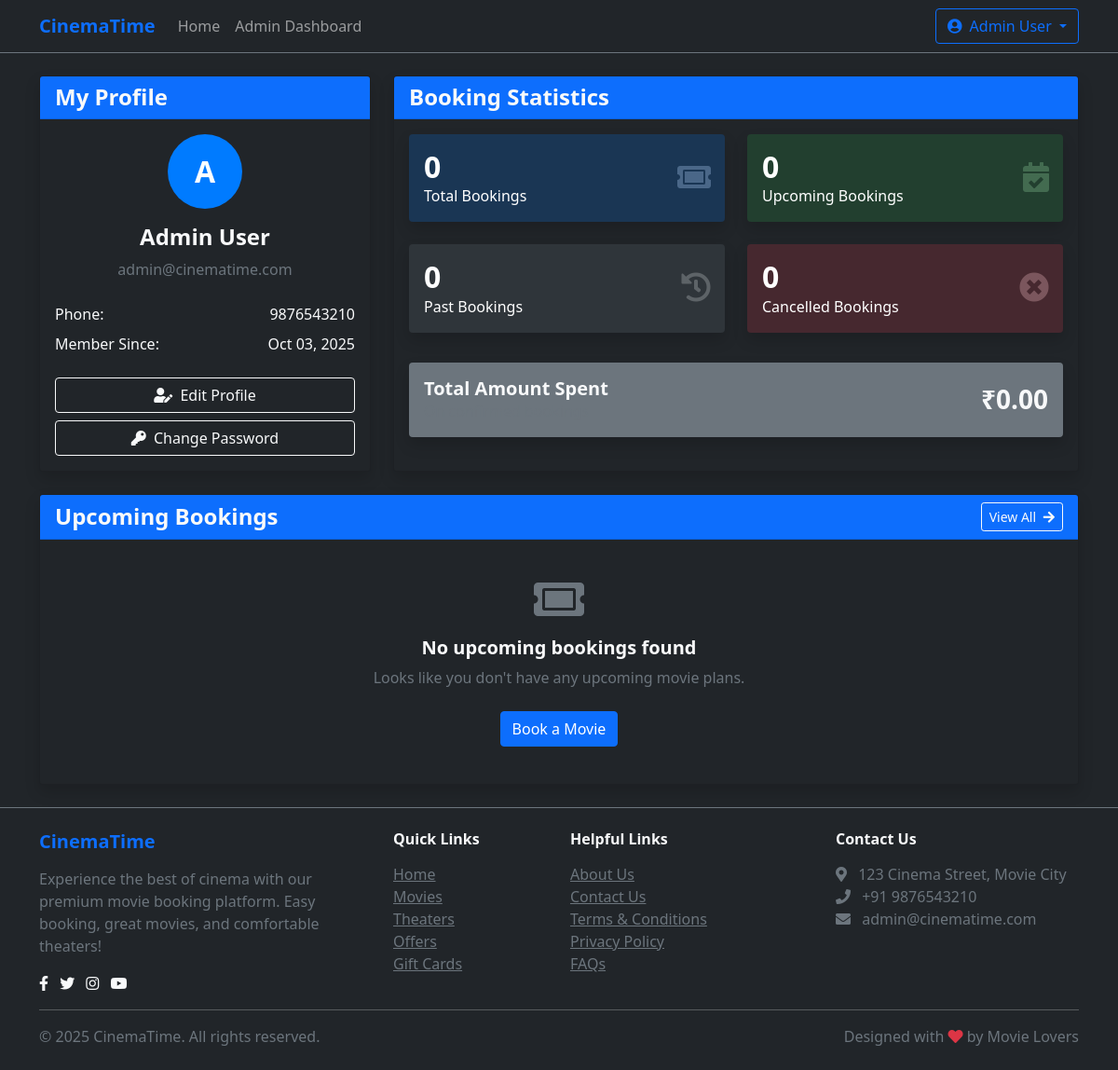
/frontend/dashboard.php (signed in), run on the app's committed database.
### tables this page shows
CREATE TABLE users (
    id INT AUTO_INCREMENT PRIMARY KEY,
    name VARCHAR(100) NOT NULL,
    email VARCHAR(100) NOT NULL UNIQUE,
    phone VARCHAR(20) NOT NULL,
    password VARCHAR(255) NOT NULL,
    role TINYINT DEFAULT 0 COMMENT '0: User, 1: Admin',
    created_at DATETIME NOT NULL,
    updated_at DATETIME,
    last_login DATETIME
);

### frontend/dashboard.php (the view, shortened to what this page needs)
<?php
require_once '../config/config.php';
try {
    $stmt = $pdo->prepare("SELECT * FROM users WHERE id = ?");
    $stmt->execute([$_SESSION['user_id']]);
    $user = $stmt->fetch();
} catch (PDOException $e) {
    $error = "Error fetching user information: " . $e->getMessage();
}
try {
    $stmt = $pdo->prepare("
        SELECT b.id, b.booking_reference, b.total_amount, b.booking_date, b.status,
               s.date, s.time,
               m.title as movie_title, m.poster,
               t.name as theater_name, t.location,
               COUNT(bs.id) as seat_count
        FROM bookings b
        JOIN showtimes s ON b.showtime_id = s.id
        JOIN movies m ON s.movie_id = m.id
        JOIN theaters t ON s.theater_id = t.id
        JOIN booking_seats bs ON b.id = bs.booking_id
        WHERE b.user_id = ? AND b.status = 'confirmed' AND s.date >= CURDATE()
        GROUP BY b.id
        ORDER BY s.date, s.time
        LIMIT 5
    ");
    $stmt->execute([$_SESSION['user_id']]);
    $upcoming_bookings = $stmt->fetchAll();
} catch (PDOException $e) {
    $error = "Error fetching upcoming bookings: " . $e->getMessage();
}
try {
    $stmt = $pdo->prepare("SELECT COUNT(*) FROM bookings WHERE user_id = ?");
    $stmt->execute([$_SESSION['user_id']]);
    $total_bookings = $stmt->fetchColumn();
    $stmt = $pdo->prepare("
        SELECT COUNT(*)
        FROM bookings b
        JOIN showtimes s ON b.showtime_id = s.id
        WHERE b.user_id = ? AND b.status = 'confirmed' AND s.date >= CURDATE()
    ");
    $stmt->execute([$_SESSION['user_id']]);
    $active_bookings = $stmt->fetchColumn();
    $stmt = $pdo->prepare("
        SELECT COUNT(*)
        FROM bookings b
        JOIN showtimes s ON b.showtime_id = s.id
        WHERE b.user_id = ? AND b.status = 'confirmed' AND s.date < CURDATE()
    ");
    $stmt->execute([$_SESSION['user_id']]);
    $past_bookings = $stmt->fetchColumn();
    $stmt = $pdo->prepare("SELECT COUNT(*) FROM bookings WHERE user_id = ? AND status = 'cancelled'");
    $stmt->execute([$_SESSION['user_id']]);
    $cancelled_bookings = $stmt->fetchColumn();
    $stmt = $pdo->prepare("SELECT SUM(total_amount) FROM bookings WHERE user_id = ? AND status = 'confirmed'");
    $stmt->execute([$_SESSION['user_id']]);
    $total_spent = $stmt->fetchColumn() ?: 0;
} catch (PDOException $e) {
    $error = "Error fetching booking statistics: " . $e->getMessage();
}
require_once '../includes/header.php';
?>
<div class="container py-4">
    <div class="row">
        <div class="col-lg-4 mb-4">
            <div class="card bg-dark text-light shadow h-100">
                <div class="card-header bg-primary">
                    <h4 class="mb-0">My Profile</h4>
                </div>
                <div class="card-body">
                    <div class="text-center mb-4">
                        <div class="avatar-circle mx-auto">
                            <span class="avatar-initials">
                                <?= substr($user['name'], 0, 1) ?>
                            </span>
                        </div>
                        <h4 class="mt-3"><?= htmlspecialchars($user['name']) ?></h4>
                        <p class="text-muted mb-0"><?= htmlspecialchars($user['email']) ?></p>
                    </div>
                    <div class="user-info">
                        <div class="d-flex justify-content-between mb-2">
                            <span>Phone:</span>
                            <span><?= htmlspecialchars($user['phone']) ?></span>
                        </div>
                        <div class="d-flex justify-content-between mb-2">
                            <span>Member Since:</span>
                            <span><?= date('M d, Y', strtotime($user['created_at'])) ?></span>
                        </div>
                    </div>
                    <div class="d-grid gap-2 mt-4">
                        <a href="profile.php" class="btn btn-outline-light">
                            <i class="fa fa-user-edit me-1"></i> Edit Profile
                        </a>
                        <a href="change_password.php" class="btn btn-outline-light">
                            <i class="fa fa-key me-1"></i> Change Password
                        </a>
                    </div>
                </div>
            </div>
        </div>
        <div class="col-lg-8 mb-4">
            <div class="card bg-dark text-light shadow h-100">
                <div class="card-header bg-primary">
                    <h4 class="mb-0">Booking Statistics</h4>
                </div>
                <div class="card-body">
                    <div class="row">
                        <div class="col-md-6 mb-4">
                            <div class="stat-card bg-primary-subtle text-white p-3 rounded shadow">
                                <div class="d-flex justify-content-between align-items-center">
                                    <div>
                                        <h2 class="mb-0"><?= $total_bookings ?></h2>
                                        <p class="mb-0">Total Bookings</p>
                                    </div>
                                    <div class="stat-icon">
                                        <i class="fa fa-ticket-alt fa-2x text-primary-light"></i>
                                    </div>
                                </div>
                            </div>
                        </div>
                        <div class="col-md-6 mb-4">
                            <div class="stat-card bg-success-subtle text-white p-3 rounded shadow">
                                <div class="d-flex justify-content-between align-items-center">
                                    <div>
                                        <h2 class="mb-0"><?= $active_bookings ?></h2>
                                        <p class="mb-0">Upcoming Bookings</p>
                                    </div>
                                    <div class="stat-icon">
                                        <i class="fa fa-calendar-check fa-2x text-success-light"></i>
                                    </div>
                                </div>
                            </div>
                        </div>
                        <div class="col-md-6 mb-4">
                            <div class="stat-card bg-secondary-subtle text-white p-3 rounded shadow">
                                <div class="d-flex justify-content-between align-items-center">
                                    <div>
                                        <h2 class="mb-0"><?= $past_bookings ?></h2>
                                        <p class="mb-0">Past Bookings</p>
                                    </div>
                                    <div class="stat-icon">
                                        <i class="fa fa-history fa-2x text-secondary-light"></i>
                                    </div>
                                </div>
                            </div>
                        </div>
                        <div class="col-md-6 mb-4">
                            <div class="stat-card bg-danger-subtle text-white p-3 rounded shadow">
                                <div class="d-flex justify-content-between align-items-center">
                                    <div>
                                        <h2 class="mb-0"><?= $cancelled_bookings ?></h2>
                                        <p class="mb-0">Cancelled Bookings</p>
                                    </div>
                                    <div class="stat-icon">
                                        <i class="fa fa-times-circle fa-2x text-danger-light"></i>
                                    </div>
                                </div>
                            </div>
                        </div>
                    </div>
                    <div class="total-spent mt-2 p-3 bg-secondary rounded shadow">
                        <div class="d-flex justify-content-between align-items-center">
                            <div>
                                <h5 class="mb-0">Total Amount Spent</h5>
                                <p class="mb-0 text-muted">On confirmed bookings</p>
                            </div>
                            <div>
                                <h3 class="mb-0">₹<?= number_format($total_spent, 2) ?></h3>
                            </div>
                        </div>
                    </div>
                </div>
            </div>
        </div>
    </div>
    <div class="row">
        <div class="col-12">
            <div class="card bg-dark text-light shadow">
                <div class="card-header bg-primary d-flex justify-content-between align-items-center">
                    <h4 class="mb-0">Upcoming Bookings</h4>
                    <a href="bookings.php" class="btn btn-outline-light btn-sm">
                        View All <i class="fa fa-arrow-right ms-1"></i>
                    </a>
                </div>
                <div class="card-body">
                    <?php if (empty($upcoming_bookings)): ?>
                        <div class="text-center py-4">
                            <i class="fa fa-ticket-alt fa-3x text-muted mb-3"></i>
                            <h5>No upcoming bookings found</h5>
                            <p class="text-muted">Looks like you don't have any upcoming movie plans.</p>
                            <a href="index.php" class="btn btn-primary mt-2">Book a Movie</a>
                        </div>
                    <?php endif; ?>
                </div>
            </div>
        </div>
    </div>
</div>
<?php require_once '../includes/footer.php'; ?>

### assets/css/style.css (style rules this page uses)
:root { --primary-color: #007bff; --primary-dark: #0056b3; --primary-light: #b8daff; --secondary-color: #6c757d; --dark-color: #212529; --light-color: #f8f9fa; --danger-color: #dc3545; --success-color: #28a745; --warning-color: #ffc107; --info-color: #17a2b8; --card-bg: #343a40; --body-bg: #121212; --border-color: #495057; --text-muted: #adb5bd; }
body { background-color: var(--body-bg); font-family: 'Segoe UI', Tahoma, Geneva, Verdana, sans-serif; min-height: 100vh; display: flex; flex-direction: column; }
h1, h2, h3, h4, h5, h6 { font-weight: 600; }
.avatar-circle { width: 80px; height: 80px; background-color: var(--primary-color); border-radius: 50%; display: flex; justify-content: center; align-items: center; }
.avatar-initials { color: white; font-size: 2rem; font-weight: 600; }
.stat-card { border-radius: 10px; padding: 20px; height: 100%; position: relative; overflow: hidden; transition: transform 0.3s ease; }
.bg-primary-subtle { background-color: rgba(0, 123, 255, 0.2); }
.bg-success-subtle { background-color: rgba(40, 167, 69, 0.2); }
.bg-danger-subtle { background-color: rgba(220, 53, 69, 0.2); }
.bg-secondary-subtle { background-color: rgba(108, 117, 125, 0.2); }
.text-primary-light { color: var(--primary-light); }
.text-success-light { color: #8fd19e; }
.text-danger-light { color: #f5c2c7; }
.text-secondary-light { color: #c8cccf; }
.stat-icon { position: absolute; right: 15px; top: 50%; transform: translateY(-50%); opacity: 0.3; }

### data on the page
users: name "A", name "Admin User", email "admin@cinematime.com", phone "9876543210", created_at "Oct 03, 2025"

### other printed values
SITE_NAME "CinemaTime"
$_SESSION['user_name'] "Admin User"
$total_bookings "0"
$active_bookings "0"
$past_bookings "0"
$cancelled_bookings "0"
$total_spent "0.00"
ADMIN_EMAIL "admin@cinematime.com"
